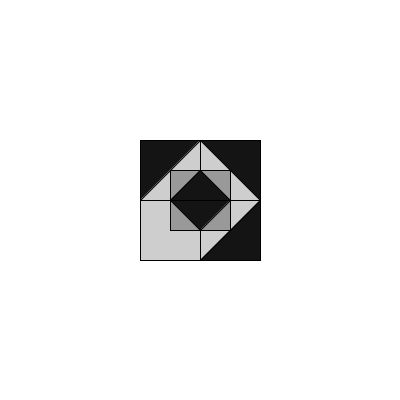
Frame 1 (no input)
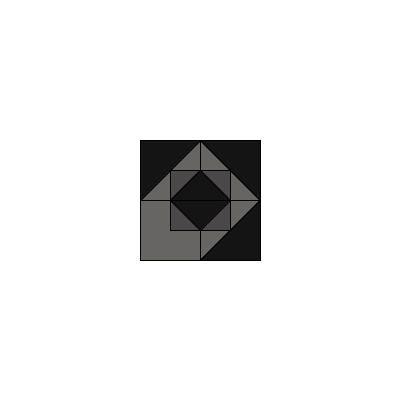
Frame 60 (the mouse pressed at the canvas centre just before this capture)
Frame 120 (the mouse held since frame 60 and released just before this capture): identical to frame 60, image omitted

The Processing sketch that drew these frames (run headless with seeded random() and noise(); from frame 60 on, the mouse is pressed at the canvas centre):

// Processing sketch: processing_86331
// ── processing_86331.pde

void setup() {
size(400,400);
background(255);
smooth();
}
/*je vais essayer de créer une succession de carré, car je m'interesse
aux formes géométrique et aux structures, afin de jouer par la suite sur
les effets de contrastes et de profondeurs de champs.*/



void draw()
{
  
  int L;
 L = 60;
 
  int H;
 H = 60;
 
fill(#676464,80);
//jouer la transparence des formes

rectMode(CENTER);
rect(230,230,H,L);
rect(170,170,H,L);
rect(170,230,H,L);
rect(230,170,H,L);

//forme de depart

fill( #393838,90);
rect(200,200,H,L);

fill(#151414);
triangle(170, 200, 230, 200, 200, 170);
triangle(170, 200, 200, 230,230,200);

triangle(140,140,140,200,200,140);

triangle(200,140,260,140,260,200);


triangle(200,260,260,260,260,200);


}
